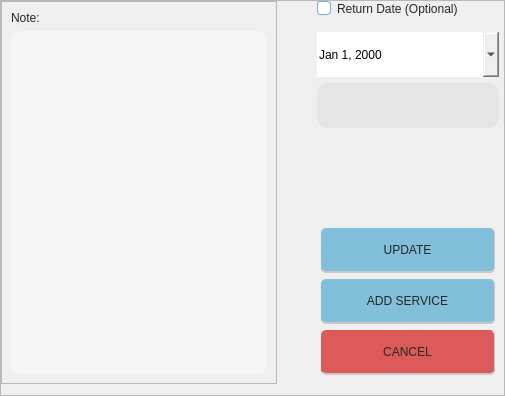
                         <widget class="QFrame" name="frame_65">
                          <property name="sizePolicy">
                           <sizepolicy hsizetype="Preferred" vsizetype="Expanding">
                            <horstretch>0</horstretch>
                            <verstretch>0</verstretch>
                           </sizepolicy>
                          </property>
                          <property name="frameShape">
                           <enum>QFrame::StyledPanel</enum>
                          </property>
                          <property name="frameShadow">
                           <enum>QFrame::Raised</enum>
                          </property>
                          <layout class="QHBoxLayout" name="horizontalLayout_62">
                           <property name="spacing">
                            <number>35</number>
                           </property>
                           <property name="leftMargin">
                            <number>0</number>
                           </property>
                           <property name="topMargin">
                            <number>0</number>
                           </property>
                           <property name="rightMargin">
                            <number>0</number>
                           </property>
                           <item>
                            <widget class="QFrame" name="addNoteFrame">
                             <property name="frameShape">
                              <enum>QFrame::StyledPanel</enum>
                             </property>
                             <property name="frameShadow">
                              <enum>QFrame::Raised</enum>
                             </property>
                             <layout class="QVBoxLayout" name="verticalLayout_57">
                              <item>
                               <widget class="QLabel" name="addNoteLabel">
                                <property name="styleSheet">
                                 <string notr="true">font: 63 12pt &quot;Montserrat SemiBold&quot;;
color:rgb(39, 39, 39);</string>
                                </property>
                                <property name="text">
                                 <string>Note:</string>
                                </property>
                               </widget>
                              </item>
                              <item>
                               <widget class="QTextEdit" name="addNoteLineEdit">
                                <property name="styleSheet">
                                 <string notr="true">
QTextEdit{
    border-radius: 10px;
	font-family: &quot;Montserrat Medium&quot;;
	font-weight: 57;
	font-size:12pt;
	color:rgb(39, 39, 39);
	padding-left: 10px;
	background-color:rgb(245, 245, 245);
}
QTextEdit:focus{
    border: 1px solid rgb(235, 235, 235);
	background-color:rgb(227, 227, 227);
}
</string>
                                </property>
                                <property name="lineWrapMode">
                                 <enum>QTextEdit::WidgetWidth</enum>
                                </property>
                               </widget>
                              </item>
                             </layout>
                            </widget>
                           </item>
                           <item>
                            <widget class="QFrame" name="frame_67">
                             <property name="sizePolicy">
                              <sizepolicy hsizetype="Expanding" vsizetype="Expanding">
                               <horstretch>0</horstretch>
                               <verstretch>0</verstretch>
                              </sizepolicy>
                             </property>
                             <property name="styleSheet">
                              <string notr="true">border:none;</string>
                             </property>
                             <property name="frameShape">
                              <enum>QFrame::StyledPanel</enum>
                             </property>
                             <property name="frameShadow">
                              <enum>QFrame::Raised</enum>
                             </property>
                             <layout class="QVBoxLayout" name="verticalLayout_58">
                              <property name="leftMargin">
                               <number>0</number>
                              </property>
                              <property name="topMargin">
                               <number>0</number>
                              </property>
                              <property name="rightMargin">
                               <number>0</number>
                              </property>
                              <property name="bottomMargin">
                               <number>0</number>
                              </property>
                              <item>
                               <widget class="QFrame" name="frame_68">
                                <property name="sizePolicy">
                                 <sizepolicy hsizetype="Preferred" vsizetype="Expanding">
                                  <horstretch>0</horstretch>
                                  <verstretch>0</verstretch>
                                 </sizepolicy>
                                </property>
                                <property name="frameShape">
                                 <enum>QFrame::StyledPanel</enum>
                                </property>
                                <property name="frameShadow">
                                 <enum>QFrame::Raised</enum>
                                </property>
                                <layout class="QVBoxLayout" name="verticalLayout_59">
                                 <property name="leftMargin">
                                  <number>5</number>
                                 </property>
                                 <property name="topMargin">
                                  <number>0</number>
                                 </property>
                                 <property name="rightMargin">
                                  <number>5</number>
                                 </property>
                                 <property name="bottomMargin">
                                  <number>5</number>
                                 </property>
                                 <item>
                                  <widget class="QCheckBox" name="returnCheckBox">
                                   <property name="styleSheet">
                                    <string notr="true">QCheckBox {
    font: 63 12pt &quot;Montserrat SemiBold&quot;;
    color: rgb(39, 39, 39);
}

QCheckBox::indicator {
    width: 12px;
    height: 12px;
    border: 1px solid rgb(120, 179, 206);
	border-radius:3px;
    background-color: white;
}

QCheckBox::indicator:checked {
	background-color:rgb(120, 179, 206);
    image: url(:/Icons/Icons/checkBox.png); 
    border: 1px solid rgb(104, 104, 104);
	border-radius:3px;
}

QCheckBox::indicator:hover {
    background-color: rgb(120, 179, 206);
}
</string>
                                   </property>
                                   <property name="text">
                                    <string>Return Date (Optional)</string>
                                   </property>
                                   <property name="checkable">
                                    <bool>true</bool>
                                   </property>
                                   <property name="tristate">
                                    <bool>false</bool>
                                   </property>
                                  </widget>
                                 </item>
                                 <item>
                                  <spacer name="verticalSpacer_13">
                                   <property name="orientation">
                                    <enum>Qt::Vertical</enum>
                                   </property>
                                   <property name="sizeType">
                                    <enum>QSizePolicy::Maximum</enum>
                                   </property>
                                   <property name="sizeHint" stdset="0">
                                    <size>
                                     <width>20</width>
                                     <height>10</height>
                                    </size>
                                   </property>
                                  </spacer>
                                 </item>
                                 <item>
                                  <widget class="QDateEdit" name="returnDateEdit">
                                   <property name="enabled">
                                    <bool>true</bool>
                                   </property>
                                   <property name="sizePolicy">
                                    <sizepolicy hsizetype="Expanding" vsizetype="Expanding">
                                     <horstretch>0</horstretch>
                                     <verstretch>0</verstretch>
                                    </sizepolicy>
                                   </property>
                                   <property name="minimumSize">
                                    <size>
                                     <width>174</width>
                                     <height>45</height>
                                    </size>
                                   </property>
                                   <property name="maximumSize">
                                    <size>
                                     <width>16777215</width>
                                     <height>65</height>
                                    </size>
                                   </property>
                                   <property name="styleSheet">
                                    <string notr="true"/>
                                   </property>
                                   <property name="displayFormat">
                                    <string>MMM d, yyyy</string>
                                   </property>
                                   <property name="calendarPopup">
                                    <bool>true</bool>
                                   </property>
                                  </widget>
                                 </item>
                                 <item>
                                  <widget class="QLineEdit" name="returnDatePlaceholder">
                                   <property name="sizePolicy">
                                    <sizepolicy hsizetype="Expanding" vsizetype="Expanding">
                                     <horstretch>0</horstretch>
                                     <verstretch>0</verstretch>
                                    </sizepolicy>
                                   </property>
                                   <property name="minimumSize">
                                    <size>
                                     <width>174</width>
                                     <height>45</height>
                                    </size>
                                   </property>
                                   <property name="maximumSize">
                                    <size>
                                     <width>16777215</width>
                                     <height>65</height>
                                    </size>
                                   </property>
                                   <property name="styleSheet">
                                    <string notr="true">QLineEdit{
    border-radius: 10px;
	font: 57 12pt &quot;Montserrat Medium&quot;;
	color:rgb(39, 39, 39);
	padding-left: 10px;
	background-color:rgb(229, 229, 229);
}</string>
                                   </property>
                                   <property name="placeholderText">
                                    <string/>
                                   </property>
                                  </widget>
                                 </item>
                                 <item>
                                  <spacer name="verticalSpacer_14">
                                   <property name="orientation">
                                    <enum>Qt::Vertical</enum>
                                   </property>
                                   <property name="sizeType">
                                    <enum>QSizePolicy::Expanding</enum>
                                   </property>
                                   <property name="sizeHint" stdset="0">
                                    <size>
                                     <width>20</width>
                                     <height>80</height>
                                    </size>
                                   </property>
                                  </spacer>
                                 </item>
                                </layout>
                               </widget>
                              </item>
                              <item alignment="Qt::AlignTop">
                               <widget class="QFrame" name="frame_66">
                                <property name="frameShape">
                                 <enum>QFrame::StyledPanel</enum>
                                </property>
                                <property name="frameShadow">
                                 <enum>QFrame::Raised</enum>
                                </property>
                                <layout class="QVBoxLayout" name="verticalLayout_60">
                                 <item>
                                  <widget class="QPushButton" name="updateServiceBtn">
                                   <property name="sizePolicy">
                                    <sizepolicy hsizetype="Expanding" vsizetype="Fixed">
                                     <horstretch>0</horstretch>
                                     <verstretch>0</verstretch>
                                    </sizepolicy>
                                   </property>
                                   <property name="minimumSize">
                                    <size>
                                     <width>174</width>
                                     <height>45</height>
                                    </size>
                                   </property>
                                   <property name="cursor">
                                    <cursorShape>PointingHandCursor</cursorShape>
                                   </property>
                                   <property name="styleSheet">
                                    <string notr="true">QPushButton{
	font: 63 15pt &quot;Montserrat SemiBold&quot;;
	color:rgb(39, 39, 39);
	background-color:rgb(129, 191, 218);
	border-radius: 5px;
	border-right:1px solid rgb(200, 200, 200);
	border-bottom:2px solid rgb(200, 200, 200);
}

QPushButton:hover{
	background-color:rgb(110, 163, 186);

}</string>
                                   </property>
                                   <property name="text">
                                    <string>UPDATE</string>
                                   </property>
                                  </widget>
                                 </item>
                                 <item>
                                  <widget class="QPushButton" name="addServiceBtn">
                                   <property name="sizePolicy">
                                    <sizepolicy hsizetype="Expanding" vsizetype="Fixed">
                                     <horstretch>0</horstretch>
                                     <verstretch>0</verstretch>
                                    </sizepolicy>
                                   </property>
                                   <property name="minimumSize">
                                    <size>
                                     <width>174</width>
                                     <height>45</height>
                                    </size>
                                   </property>
                                   <property name="cursor">
                                    <cursorShape>PointingHandCursor</cursorShape>
                                   </property>
                                   <property name="styleSheet">
                                    <string notr="true">QPushButton{
	font: 63 15pt &quot;Montserrat SemiBold&quot;;
	color:rgb(39, 39, 39);
	background-color:rgb(129, 191, 218);
	border-radius: 5px;
	border-right:1px solid rgb(200, 200, 200);
	border-bottom:2px solid rgb(200, 200, 200);
}

QPushButton:hover{
	background-color:rgb(110, 163, 186);

}</string>
                                   </property>
                                   <property name="text">
                                    <string>ADD SERVICE</string>
                                   </property>
                                  </widget>
                                 </item>
                                 <item>
                                  <widget class="QPushButton" name="cancelAddServiceBtn">
                                   <property name="minimumSize">
                                    <size>
                                     <width>174</width>
                                     <height>45</height>
                                    </size>
                                   </property>
                                   <property name="cursor">
                                    <cursorShape>PointingHandCursor</cursorShape>
                                   </property>
                                   <property name="styleSheet">
                                    <string notr="true">QPushButton{
	font: 63 15pt &quot;Montserrat SemiBold&quot;;
	color:rgb(39, 39, 39);
	background-color:	rgb(220, 90, 90);
	border-radius: 5px;
	border-right:1px solid rgb(200, 200, 200);
	border-bottom:2px solid rgb(200, 200, 200);
}

QPushButton:hover{
	background-color:rgb(180, 120, 125);

}</string>
                                   </property>
                                   <property name="text">
                                    <string>CANCEL</string>
                                   </property>
                                  </widget>
                                 </item>
                                </layout>
                               </widget>
                              </item>
                             </layout>
                            </widget>
                           </item>
                          </layout>
                         </widget>
